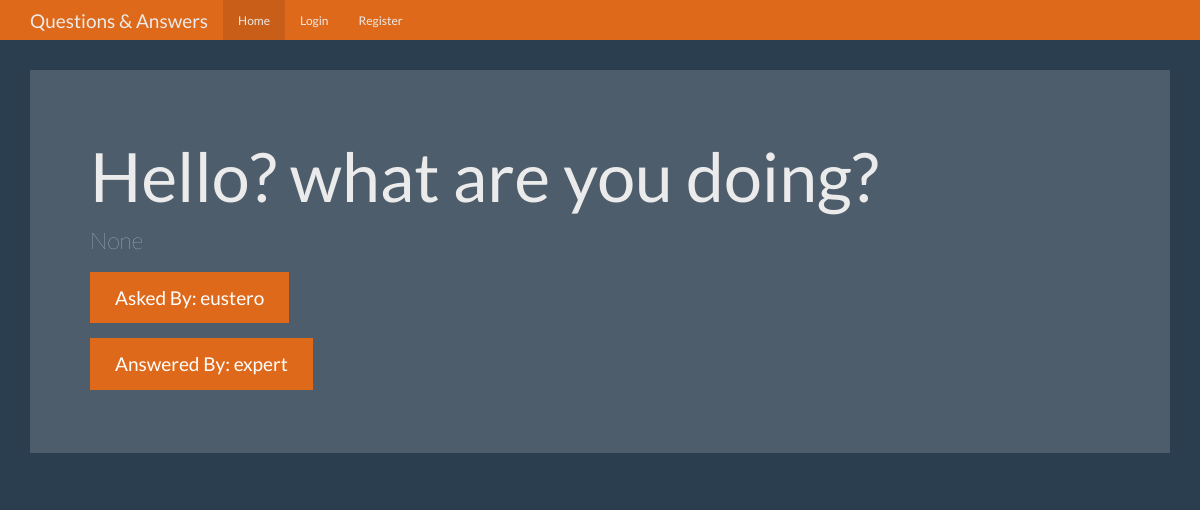
Page /question1 on the earlier database version.
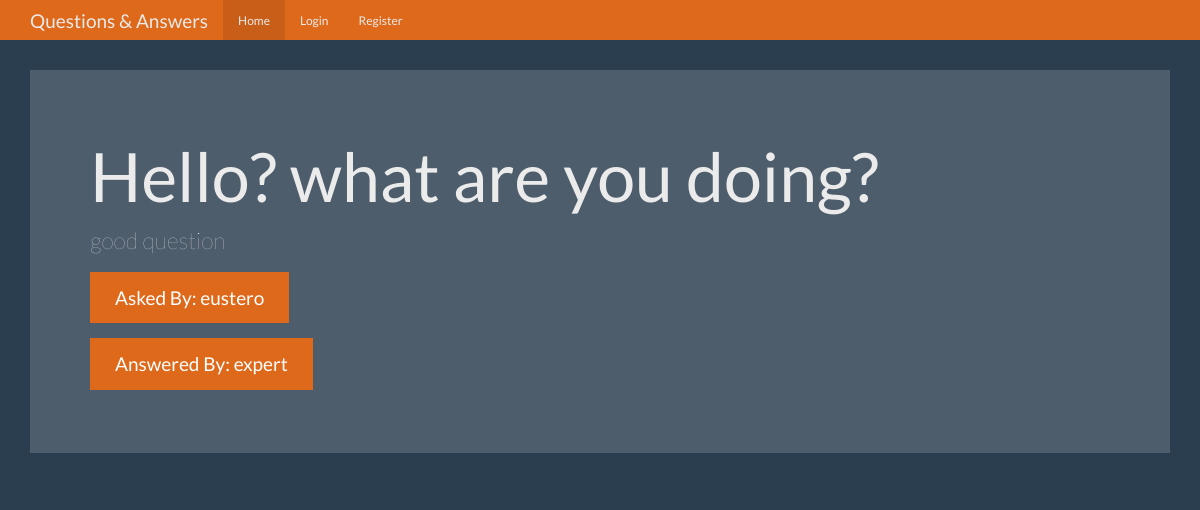
Same page on the later database version.
### tables this page shows
CREATE TABLE questions(
    id integer primary key autoincrement,
    question_text text not null,
    answer_text text,
    asked_by_id integer not null,
    expert_id integer not null
    );

### app.py (the view)
@app.route('/question<question_id>')
def question(question_id):
    user = get_current_user()
    db = get_db()
    question_cur = db.execute(
        '''select
                questions.question_text,
                questions.answer_text,
                askers.name as asker_name,
                experts.name as expert_name
            from questions
            join users as askers on askers.id = questions.asked_by_id
            join users as experts on experts.id = questions.expert_id
            where questions.id = ?''',[question_id])
    question = question_cur.fetchone()
    return render_template('question.html', user=user, question=question)

### app.py (called while the page is built)
def get_current_user():
    user_result = None
    if 'user' in session:
        user = session['user']
        db = get_db()
        user_cur = db.execute('select id, name, password, expert, admin from users where name = ?', [user])
        user_result = user_cur.fetchone()
    return user_result

### database.py (called while the page is built)
def connect_db():
    sql = sqlite3.connect('questions.db')
    sql.row_factory = sqlite3.Row
    return sql

def get_db():
    if not hasattr(g, 'sqlite_db'):
        g.sqlite_db = connect_db()
    return g.sqlite_db

### templates/question.html (shortened to what this page needs)
{% from "show_links.html" import show_links %}
<!DOCTYPE html>
<html lang="en">
  <head>
    <link href="{{ url_for('static', filename='bootstrap.min.css') }}" rel="stylesheet">
    <link href="{{ url_for('static', filename='theme.css') }}" rel="stylesheet">
  </head>
  <body>
    <nav class="navbar navbar-inverse navbar-fixed-top">
      <div class="container">
        <div class="navbar-header">
          <a class="navbar-brand" href="#">Questions & Answers</a>
        </div>
        <div id="navbar" class="navbar-collapse collapse">
            {{ show_links(user) }}
        </div>
      </div>
    </nav>
    <div class="container theme-showcase" role="main">
      <div class="jumbotron">
        <h1>{{ question['question_text'] }}</h1>
        <p>{{ question['answer_text'] }}</p>
        <p><a class="btn btn-primary btn-lg">Asked By: {{ question['asker_name'] }}</a></p>
        <p><a class="btn btn-primary btn-lg">Answered By: {{ question['expert_name'] }}</a></p>
      </div>
    </div>
  </body>
</html>

Differences in the rows shown:
changed questions "Hello? what are you doing?": answer_text (not shown) → "good question"
Other differences:
{{ question['answer_text'] }}: "None" → (not shown)
